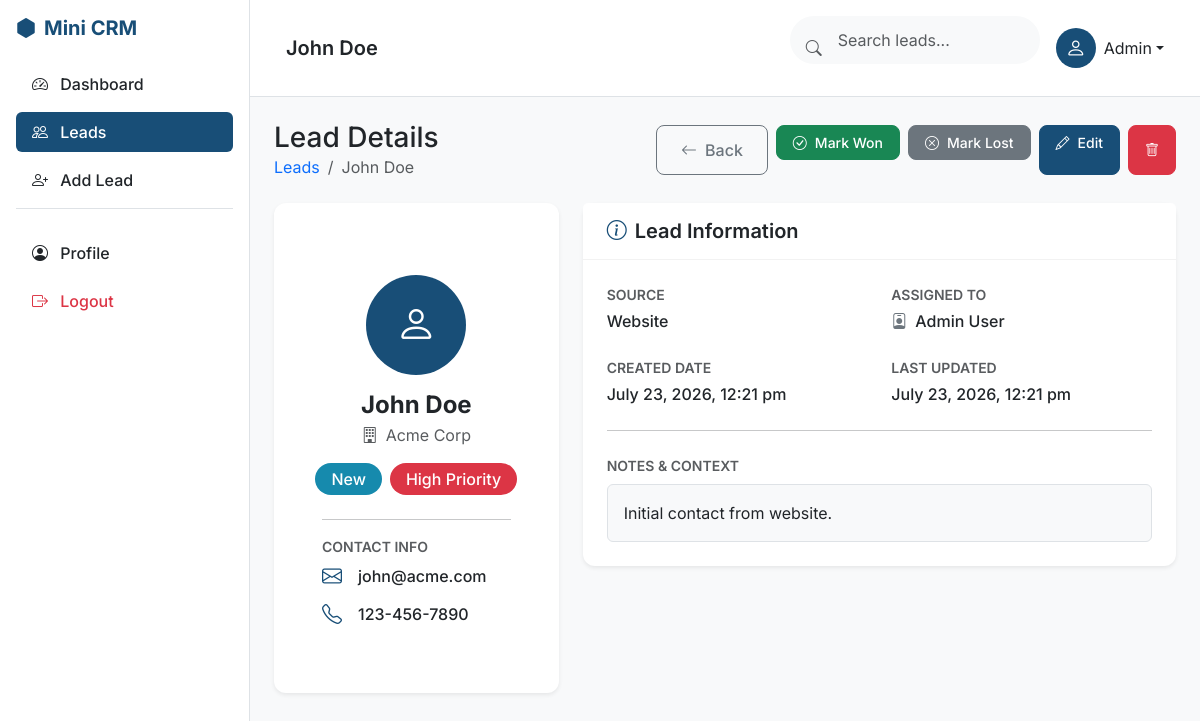
The app's page /leads/view.php?id=1 (signed in) with its own data.
### tables this page shows
CREATE TABLE IF NOT EXISTS `leads` (
  `id` int(11) NOT NULL AUTO_INCREMENT,
  `name` varchar(100) NOT NULL,
  `company` varchar(100) DEFAULT NULL,
  `email` varchar(100) DEFAULT NULL,
  `phone` varchar(20) DEFAULT NULL,
  `source` varchar(50) DEFAULT NULL,
  `status` enum('New','Contacted','Qualified','Proposal Sent','Won','Lost') DEFAULT 'New',
  `priority` enum('Low','Medium','High') DEFAULT 'Medium',
  `assigned_to` int(11) DEFAULT NULL,
  `notes` text DEFAULT NULL,
  `created_at` timestamp DEFAULT current_timestamp(),
  `updated_at` timestamp DEFAULT current_timestamp() ON UPDATE current_timestamp(),
  PRIMARY KEY (`id`),
  KEY `assigned_to` (`assigned_to`),
  CONSTRAINT `fk_assigned_user` FOREIGN KEY (`assigned_to`) REFERENCES `users` (`id`) ON DELETE SET NULL
);

CREATE TABLE IF NOT EXISTS `users` (
  `id` int(11) NOT NULL AUTO_INCREMENT,
  `name` varchar(100) NOT NULL,
  `email` varchar(100) NOT NULL,
  `password` varchar(255) NOT NULL,
  `created_at` timestamp DEFAULT current_timestamp(),
  PRIMARY KEY (`id`),
  UNIQUE KEY `email` (`email`)
);

### includes/auth.php (called while the page is built, shortened)
<?php
function isLoggedIn() {
    return isset($_SESSION['user_id']);
}
?>

### leads/view.php (the view, shortened to what this page needs)
<?php
require_once '../includes/db.php';
require_once '../includes/auth.php';
$id = $_GET['id'];
$stmt = $pdo->prepare("
    SELECT l.*, u.name as assigned_name
    FROM leads l
    LEFT JOIN users u ON l.assigned_to = u.id
    WHERE l.id = ?
");
$stmt->execute([$id]);
$lead = $stmt->fetch();
$pageTitle = htmlspecialchars($lead['name']);
include '../includes/header.php';
?>
<div class="d-flex justify-content-between align-items-center mb-4">
    <div>
        <h1 class="h3 mb-0 text-gray-800">Lead Details</h1>
        <nav aria-label="breadcrumb">
            <ol class="breadcrumb mb-0">
                <li class="breadcrumb-item"><a href="<?= BASE_URL ?>/leads/list.php" class="text-decoration-none">Leads</a></li>
                <li class="breadcrumb-item active" aria-current="page"><?= htmlspecialchars($lead['name']) ?></li>
            </ol>
        </nav>
    </div>
    <div class="d-flex gap-2">
        <a href="<?= BASE_URL ?>/leads/list.php" class="btn btn-outline-secondary">
            <i class="bi bi-arrow-left me-2"></i>Back
        </a>
        <?php if($lead['status'] !== 'Won'): ?>
        <form method="POST" class="d-inline">
            <button type="submit" class="btn btn-sm btn-success"><i class="bi bi-check-circle me-2"></i>Mark Won</button>
        </form>
        <?php endif; ?>
        <?php if($lead['status'] !== 'Lost'): ?>
        <form method="POST" class="d-inline">
            <button type="submit" class="btn btn-sm btn-secondary"><i class="bi bi-x-circle me-2"></i>Mark Lost</button>
        </form>
        <?php endif; ?>
        <a href="<?= BASE_URL ?>/leads/edit.php?id=<?= $lead['id'] ?>" class="btn btn-sm btn-primary">
            <i class="bi bi-pencil me-2"></i>Edit
        </a>
        <button type="button" class="btn btn-sm btn-danger" data-bs-toggle="modal" data-bs-target="#deleteModal" data-id="<?= $lead['id'] ?>" data-url="<?= BASE_URL ?>/leads/list.php">
            <i class="bi bi-trash"></i>
        </button>
    </div>
</div>
<div class="row g-4">
    <div class="col-lg-4">
        <div class="card shadow-sm mb-4">
            <div class="card-body text-center pt-5">
                <div class="bg-primary text-white rounded-circle d-inline-flex align-items-center justify-content-center mb-3" style="width: 100px; height: 100px;">
                    <i class="bi bi-person fs-1"></i>
                </div>
                <h3 class="h4 mb-1 fw-bold"><?= htmlspecialchars($lead['name']) ?></h3>
                <p class="text-muted mb-3"><i class="bi bi-building me-2"></i><?= htmlspecialchars($lead['company'] ?? 'No Company') ?></p>
                <div class="d-flex justify-content-center gap-2 mb-4">
                    <?php
                    $badgeClass = 'bg-secondary';
                    if($lead['status'] == 'New') $badgeClass = 'status-new';
                    ?>
                    <span class="badge <?= $badgeClass ?> px-3 py-2 fs-6"><?= $lead['status'] ?></span>
                    <?php
                    $pClass = 'bg-secondary';
                    if($lead['priority'] == 'High') $pClass = 'priority-high';
                    ?>
                    <span class="badge <?= $pClass ?> px-3 py-2 fs-6"><?= $lead['priority'] ?> Priority</span>
                </div>
                <hr>
                <div class="text-start">
                    <div class="mb-3">
                        <label class="text-muted small fw-semibold text-uppercase d-block mb-1">Contact Info</label>
                        <div class="d-flex align-items-center mb-2">
                            <i class="bi bi-envelope text-primary me-3 fs-5"></i>
                            <div>
                                <?php if($lead['email']): ?>
                                    <a href="mailto:<?= htmlspecialchars($lead['email']) ?>" class="text-decoration-none text-dark fw-medium"><?= htmlspecialchars($lead['email']) ?></a>
                                <?php else: ?>
                                    <span class="text-muted">Not provided</span>
                                <?php endif; ?>
                            </div>
                        </div>
                        <div class="d-flex align-items-center">
                            <i class="bi bi-telephone text-primary me-3 fs-5"></i>
                            <div>
                                <?php if($lead['phone']): ?>
                                    <a href="tel:<?= htmlspecialchars($lead['phone']) ?>" class="text-decoration-none text-dark fw-medium"><?= htmlspecialchars($lead['phone']) ?></a>
                                <?php else: ?>
                                    <span class="text-muted">Not provided</span>
                                <?php endif; ?>
                            </div>
                        </div>
                    </div>
                </div>
            </div>
        </div>
    </div>
    <div class="col-lg-8">
        <div class="card shadow-sm mb-4 p-0">
            <div class="card-header bg-white py-3">
                <h5 class="mb-0 fw-semibold"><i class="bi bi-info-circle me-2 text-primary"></i>Lead Information</h5>
            </div>
            <div class="card-body">
                <div class="row mb-4">
                    <div class="col-sm-6 mb-3 mb-sm-0">
                        <label class="text-muted small fw-semibold text-uppercase d-block mb-1">Source</label>
                        <p class="mb-0 fw-medium"><?= htmlspecialchars($lead['source'] ?? 'Unknown') ?></p>
                    </div>
                    <div class="col-sm-6">
                        <label class="text-muted small fw-semibold text-uppercase d-block mb-1">Assigned To</label>
                        <p class="mb-0 fw-medium d-flex align-items-center">
                            <i class="bi bi-person-badge me-2 text-secondary"></i>
                            <?= htmlspecialchars($lead['assigned_name'] ?? 'Unassigned') ?>
                        </p>
                    </div>
                </div>
                <div class="row mb-4">
                    <div class="col-sm-6 mb-3 mb-sm-0">
                        <label class="text-muted small fw-semibold text-uppercase d-block mb-1">Created Date</label>
                        <p class="mb-0 fw-medium"><?= date('F j, Y, g:i a', strtotime($lead['created_at'])) ?></p>
                    </div>
                    <div class="col-sm-6">
                        <label class="text-muted small fw-semibold text-uppercase d-block mb-1">Last Updated</label>
                        <p class="mb-0 fw-medium"><?= date('F j, Y, g:i a', strtotime($lead['updated_at'])) ?></p>
                    </div>
                </div>
                <hr class="my-4">
                <div>
                    <label class="text-muted small fw-semibold text-uppercase d-block mb-2">Notes & Context</label>
                    <?php if(!empty($lead['notes'])): ?>
                        <div class="bg-light p-3 rounded border">
                            <p class="mb-0" style="white-space: pre-wrap;"><?= htmlspecialchars($lead['notes']) ?></p>
                        </div>
                    <?php endif; ?>
                </div>
            </div>
        </div>
    </div>
</div>
<?php include '../includes/footer.php'; ?>

### includes/header.php (shortened to what this page needs)
<!DOCTYPE html>
<html lang="en">
<head>
    <link href="https://cdn.jsdelivr.net/npm/bootstrap@5.3.2/dist/css/bootstrap.min.css" rel="stylesheet">
    <link rel="stylesheet" href="https://cdn.jsdelivr.net/npm/bootstrap-icons@1.11.1/font/bootstrap-icons.css">
    <link rel="stylesheet" href="<?= BASE_URL ?>/assets/css/style.css">
</head>
<body class="bg-light">
    <div class="toast-container position-fixed top-0 end-0 p-3">
    </div>
    <?php if (isLoggedIn()): ?>
    <div class="d-flex wrapper">
        <?php include 'sidebar.php'; ?>
        <div id="content" class="w-100 bg-light">
            <?php include 'navbar.php'; ?>
            <div class="container-fluid p-4">
    <?php endif; ?>

### includes/sidebar.php (shortened to what this page needs)
<nav id="sidebar" class="bg-white border-end vh-100 position-sticky top-0 p-3" style="min-width: 250px; transition: all 0.3s;">
    <div class="sidebar-header d-flex justify-content-between align-items-center mb-4">
        <h3 class="fs-5 fw-bold m-0 text-primary">
            <i class="bi bi-hexagon-fill me-2"></i>Mini CRM
        </h3>
    </div>
    <?php
    $current_page = basename($_SERVER['PHP_SELF']);
    $in_leads = strpos($_SERVER['REQUEST_URI'], '/leads/') !== false;
    ?>
    <ul class="nav flex-column gap-2">
        <li class="nav-item">
            <a href="<?= BASE_URL ?>/dashboard.php" class="nav-link px-3 py-2 rounded <?= ($current_page == 'dashboard.php') ? 'active bg-primary text-white' : 'text-dark' ?>">
                <i class="bi bi-speedometer2 me-2"></i> Dashboard
            </a>
        </li>
        <li class="nav-item">
            <a href="<?= BASE_URL ?>/leads/list.php" class="nav-link px-3 py-2 rounded <?= ($in_leads && $current_page != 'add.php') ? 'active bg-primary text-white' : 'text-dark' ?>">
                <i class="bi bi-people me-2"></i> Leads
            </a>
        </li>
        <li class="nav-item">
            <a href="<?= BASE_URL ?>/leads/add.php" class="nav-link px-3 py-2 rounded <?= ($in_leads && $current_page == 'add.php') ? 'active bg-primary text-white' : 'text-dark' ?>">
                <i class="bi bi-person-plus me-2"></i> Add Lead
            </a>
        </li>
        <li class="nav-item mt-auto pt-4 border-top">
            <a href="<?= BASE_URL ?>/profile.php" class="nav-link px-3 py-2 rounded <?= ($current_page == 'profile.php') ? 'active bg-primary text-white' : 'text-dark' ?>">
                <i class="bi bi-person-circle me-2"></i> Profile
            </a>
        </li>
        <li class="nav-item">
            <a href="<?= BASE_URL ?>/logout.php" class="nav-link px-3 py-2 rounded text-danger">
                <i class="bi bi-box-arrow-right me-2"></i> Logout
            </a>
        </li>
    </ul>
</nav>

### includes/navbar.php (shortened to what this page needs)
<nav class="navbar navbar-expand-lg navbar-light bg-white border-bottom px-4 py-3 sticky-top">
    <div class="container-fluid">
        <h4 class="m-0 fw-semibold d-none d-md-block"><?= isset($pageTitle) ? $pageTitle : 'Dashboard' ?></h4>
        <div class="ms-auto d-flex align-items-center gap-3">
            <form class="d-none d-lg-flex position-relative">
                <i class="bi bi-search position-absolute top-50 start-0 translate-middle-y ms-3 text-muted"></i>
                <input type="search" class="form-control rounded-pill ps-5 bg-light border-0" placeholder="Search leads..." style="width: 250px;">
            </form>
            <div class="dropdown">
                <a href="#" class="d-flex align-items-center text-decoration-none dropdown-toggle text-dark" id="dropdownUser1" data-bs-toggle="dropdown" aria-expanded="false">
                    <div class="bg-primary text-white rounded-circle d-flex align-items-center justify-content-center me-2" style="width: 40px; height: 40px;">
                        <i class="bi bi-person fs-5"></i>
                    </div>
                    <span class="d-none d-md-inline">Admin</span>
                </a>
            </div>
        </div>
    </div>
</nav>

### includes/footer.php (shortened to what this page needs)
    <?php if (isLoggedIn()): ?>
            </div>
        </div>
    </div>
    <?php endif; ?>
</body>
</html>

### assets/css/style.css (style rules this page uses)
:root { --primary-100: #184E77; --primary-200: #1E6091; --primary-300: #1A759F; --primary-400: #168AAD; --accent-100: #34A0A4; --accent-200: #52B69A; --accent-300: #76C893; --highlight-100: #99D98C; --highlight-200: #B5E48C; --highlight-300: #D9ED92; --bg-body: #F8F9FA; --card-bg: #FFFFFF; --text-main: #212529; }
body { font-family: 'Inter', system-ui, -apple-system, BlinkMacSystemFont, "Segoe UI", Roboto, sans-serif; background-color: var(--bg-body); color: var(--text-main); line-height: 1.5; letter-spacing: normal; font-size: 16px; }
h1 { font-size: 36px; font-weight: 700; }
h3 { font-size: 24px; font-weight: 600; }
h4 { font-size: 20px; font-weight: 500; }
.bg-primary { background-color: var(--primary-100) !important; }
.text-primary { color: var(--primary-100) !important; }
.btn-primary { background-color: var(--primary-100); border-color: var(--primary-100); }
.card { border: none; border-radius: 12px; box-shadow: 0 4px 12px rgba(0,0,0,0.05); background-color: var(--card-bg); transition: transform 0.2s ease, box-shadow 0.2s ease; padding: 24px; }
.card.p-0 { padding: 0; }
.card-header { background-color: transparent; border-bottom: 1px solid rgba(0,0,0,0.05); padding: 16px 24px; }
.card-body { padding: 24px; }
#sidebar { z-index: 1000; }
.nav-link { transition: background-color 0.2s, color 0.2s; font-weight: 500; }
.form-control, .form-select, .input-group-text { border-radius: 8px; padding: 12px 16px; border: 1px solid #dee2e6; }
.form-control, .form-select { margin-bottom: 16px; }
.btn { padding: 12px 24px; border-radius: 8px; font-weight: 500; }
.btn-sm { padding: 6px 16px; }
label { font-weight: 500; margin-bottom: 8px; font-size: 14px; }
.badge { padding: 6px 12px; border-radius: 20px; font-weight: 500; font-size: 12px; }
.priority-high { background-color: #dc3545; color: white; }
.status-new { background-color: var(--primary-400); color: white; }

### records on screen
leads: name "John Doe", company "Acme Corp", status "New", priority "High", email "john@acme.com", phone "123-456-7890", source "Website", assigned_to.name "Admin User", created_at "July 23, 2026, 12:21 pm", updated_at "July 23, 2026, 12:21 pm", notes "Initial contact from website."
